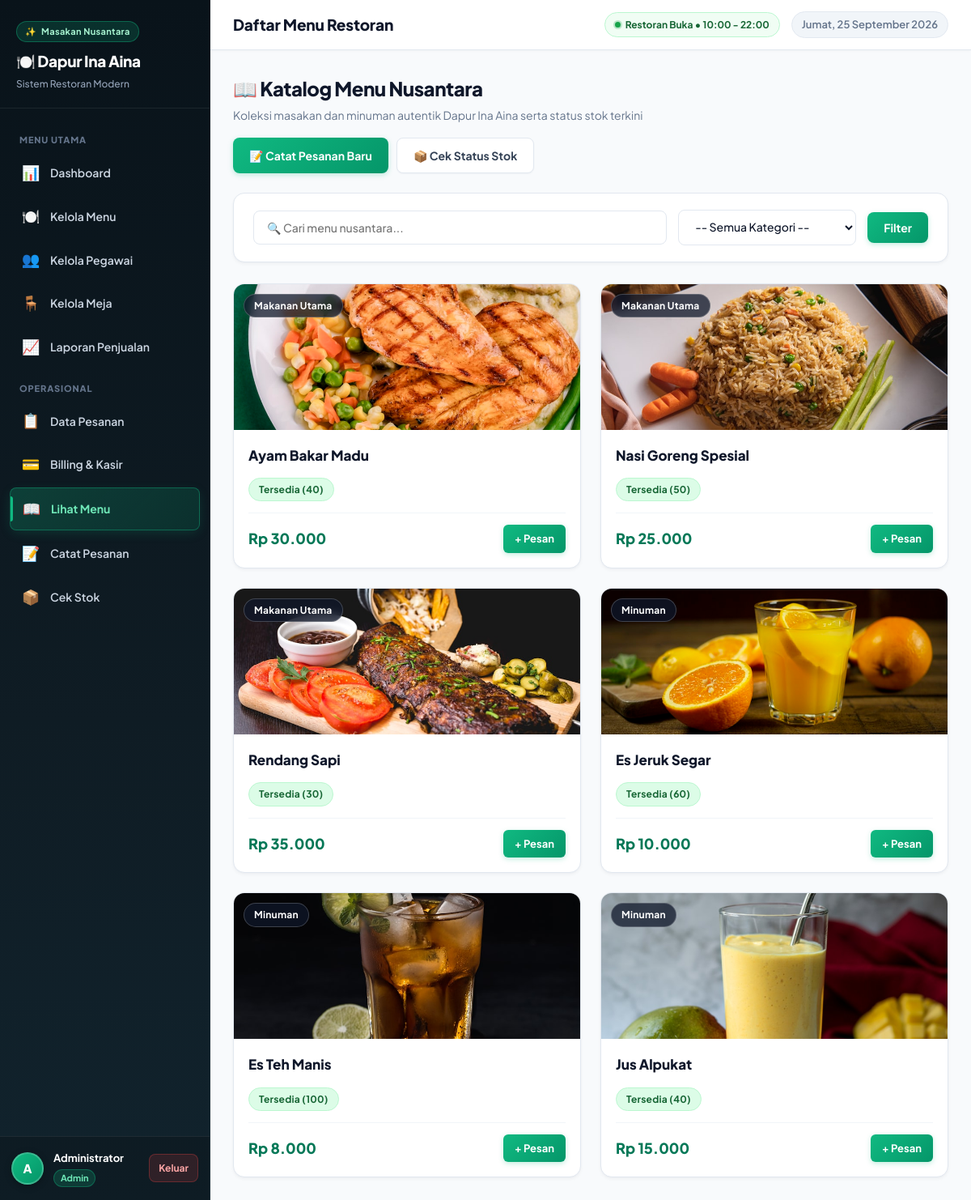
/menu_view.php (signed in), run on the app's committed database.
### tables this page shows
CREATE TABLE IF NOT EXISTS produk (
  id INT UNSIGNED AUTO_INCREMENT PRIMARY KEY,
  nama VARCHAR(100) NOT NULL,
  harga DECIMAL(10,2) NOT NULL,
  stok INT UNSIGNED NOT NULL DEFAULT 0,
  id_kategori INT UNSIGNED NOT NULL,
  gambar VARCHAR(255) NULL,
  aktif TINYINT(1) NOT NULL DEFAULT 1,
  CONSTRAINT fk_produk_kategori
    FOREIGN KEY (id_kategori) REFERENCES kategori(id)
    ON UPDATE CASCADE ON DELETE RESTRICT
);

CREATE TABLE IF NOT EXISTS kategori (
  id INT UNSIGNED AUTO_INCREMENT PRIMARY KEY,
  nama_kategori VARCHAR(30) NOT NULL
);

### menu_view.php (the view, shortened to what this page needs)
<?php
$pdo = get_koneksi();
$search = trim($_GET['q'] ?? '');
try {
    $sql = "
        SELECT pr.*, k.nama_kategori
        FROM produk pr
        JOIN kategori k ON pr.id_kategori = k.id
        WHERE pr.aktif = 1
    ";
    $params = [];
    $sql .= " ORDER BY k.nama_kategori ASC, pr.nama ASC";
    $stmt = $pdo->prepare($sql);
    $stmt->execute($params);
    $menu_list = $stmt->fetchAll();
} catch (PDOException $e) {
    $error = "Gagal memuat menu: " . $e->getMessage();
}
require_once __DIR__ . '/includes/header.php';
?>
<div class="page-header">
    <div>
        <h1 class="page-title">📖 Katalog Menu Nusantara</h1>
        <p class="text-muted">Koleksi masakan dan minuman autentik Dapur Ina Aina serta status stok terkini</p>
    </div>
    <div style="display:flex; gap:10px; flex-wrap:wrap;">
        <a href="catat_pesanan.php" class="btn btn-primary">
            📝 Catat Pesanan Baru
        </a>
        <a href="cek_stok.php" class="btn btn-secondary">
            📦 Cek Status Stok
        </a>
    </div>
</div>
<div class="card" style="margin-bottom: 26px; padding: 20px 24px;">
    <form method="GET" action="menu_view.php" style="display:flex; gap:14px; flex-wrap:wrap; align-items:center;">
        <div style="flex: 1; min-width: 240px;">
            <input type="text" name="q" value="<?= htmlspecialchars($search) ?>" placeholder="🔍 Cari menu nusantara..." class="form-control">
        </div>
        <div style="width: 220px;">
            <select name="kategori" class="form-control" onchange="this.form.submit()">
                <option value="0">-- Semua Kategori --</option>
            </select>
        </div>
        <div style="display:flex; gap:8px;">
            <button type="submit" class="btn btn-primary">Filter</button>
        </div>
    </form>
</div>
<?php if (empty($menu_list)): ?>
    <div class="card">
        <div class="empty-state">
            <div class="empty-icon">🍽️</div>
            <p>Tidak ada menu yang sesuai dengan kata kunci pencarian Anda.</p>
        </div>
    </div>
<?php else: ?>
    <div class="menu-grid">
        <?php foreach ($menu_list as $m):
            $isHabis = ($m['stok'] <= 0);
            $isMenipis = ($m['stok'] > 0 && $m['stok'] <= 5);
        ?>
        <div class="food-card <?= $isHabis ? 'out-of-stock' : '' ?>" style="<?= $isHabis ? 'opacity: 0.75;' : '' ?>">
            <div class="food-card-thumb">
                <?php if ($m['gambar']): ?>
                    <img src="<?= htmlspecialchars($m['gambar']) ?>" alt="<?= htmlspecialchars($m['nama']) ?>">
                <?php else: ?>
                    <div style="width:100%; height:100%; background: linear-gradient(135deg, #ecfdf5, #a7f3d0); display:flex; align-items:center; justify-content:center; font-size:48px;">
                        🍲
                    </div>
                <?php endif; ?>
                <div style="position: absolute; top: 12px; left: 12px;">
                    <span class="badge" style="background: rgba(15, 23, 42, 0.75); color: #fff; backdrop-filter: blur(6px); border: 1px solid rgba(255,255,255,0.2);">
                        <?= htmlspecialchars($m['nama_kategori']) ?>
                    </span>
                </div>
            </div>
            <div class="food-card-body">
                <div style="display:flex; justify-content:space-between; align-items:flex-start; margin-bottom: 8px;">
                    <h3 class="food-card-name"><?= htmlspecialchars($m['nama']) ?></h3>
                </div>
                <div style="margin-bottom: 14px;">
                    <?php if ($isHabis): ?>
                        <span class="badge badge-danger">Habis</span>
                    <?php elseif ($isMenipis): ?>
                        <span class="badge badge-warning">Sisa <?= $m['stok'] ?> porsi</span>
                    <?php else: ?>
                        <span class="badge badge-success">Tersedia (<?= $m['stok'] ?>)</span>
                    <?php endif; ?>
                </div>
                <div style="margin-top:auto; padding-top: 14px; display:flex; justify-content:space-between; align-items:center; border-top: 1px solid var(--border-subtle);">
                    <div class="food-card-price">
                        Rp <?= number_format($m['harga'], 0, ',', '.') ?>
                    </div>
                    <?php if (!$isHabis): ?>
                        <a href="catat_pesanan.php?tambah_id=<?= $m['id'] ?>" class="btn btn-sm btn-primary">
                            + Pesan
                        </a>
                    <?php else: ?>
                        <button class="btn btn-sm btn-secondary" disabled style="opacity: 0.6; cursor: not-allowed;">Habis</button>
                    <?php endif; ?>
                </div>
            </div>
        </div>
        <?php endforeach; ?>
    </div>
<?php endif; ?>
<?php require_once __DIR__ . '/includes/footer.php'; ?>

### data on the page
produk: gambar (picture), id_kategori.nama_kategori "Makanan Utama", nama "Ayam Bakar Madu", stok "40", harga "30.000"
produk: gambar (picture), id_kategori.nama_kategori "Makanan Utama", nama "Nasi Goreng Spesial", stok "50", harga "25.000"
produk: gambar (picture), id_kategori.nama_kategori "Makanan Utama", nama "Rendang Sapi", stok "30", harga "35.000"
produk: gambar (picture), id_kategori.nama_kategori "Minuman", nama "Es Jeruk Segar", stok "60", harga "10.000"
produk: gambar (picture), id_kategori.nama_kategori "Minuman", nama "Es Teh Manis", stok "100", harga "8.000"
produk: gambar (picture), id_kategori.nama_kategori "Minuman", nama "Jus Alpukat", stok "40", harga "15.000"

### other printed values
$item['label'] "MENU UTAMA"
$item['icon'] "📊"
$item['text'] "Dashboard"
$item['icon'] "🍽️"
$item['text'] "Kelola Menu"
$item['icon'] "👥"
$item['text'] "Kelola Pegawai"
$item['icon'] "🪑"
$item['text'] "Kelola Meja"
$item['icon'] "📈"
$item['text'] "Laporan Penjualan"
$item['label'] "OPERASIONAL"
$item['icon'] "📋"
$item['text'] "Data Pesanan"
$item['icon'] "💳"
